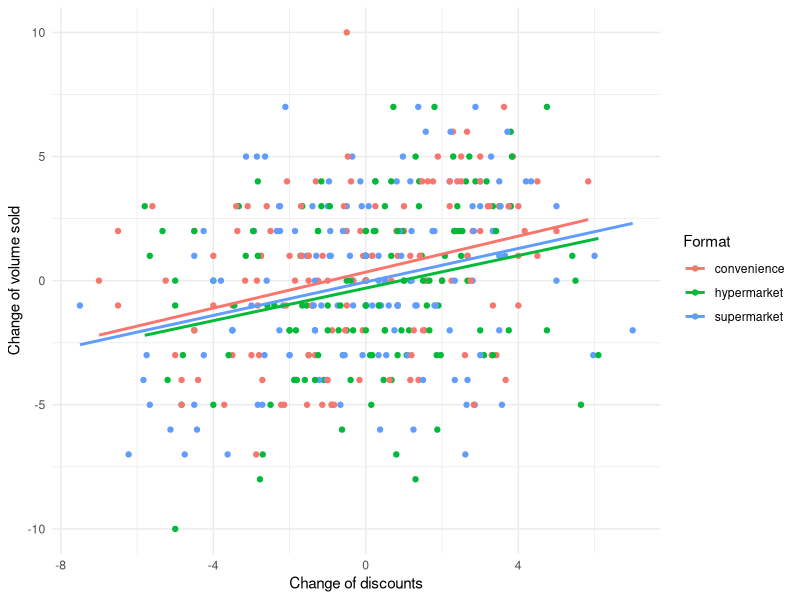
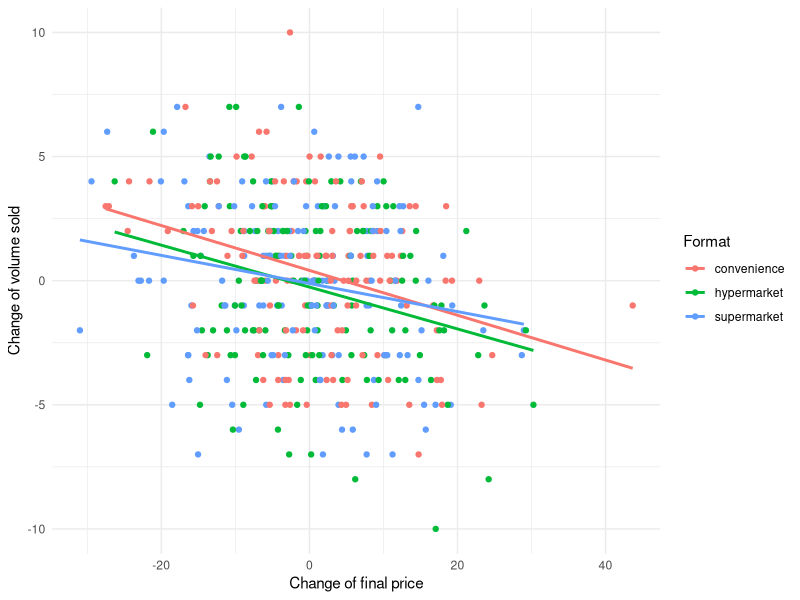
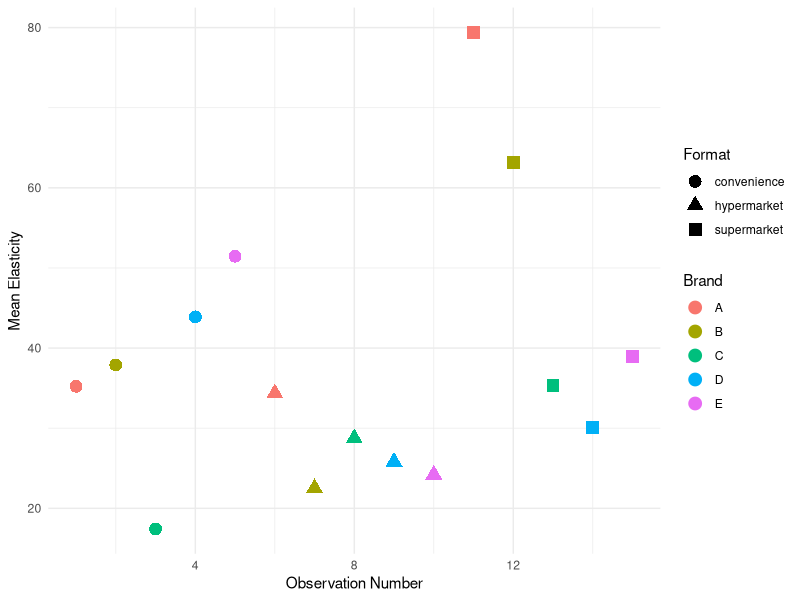

The R source for these figures, in order: (Note: this script raises an error after producing the figures.)
library(data.table) #for variable operationalization
library(ggplot2) #modelfree


df <- fread("../data/df.csv")

#Assuming we are interested in category z
df <- df[category == "z",]

#Generate (market-weighted average) brand variables
df[, finalspending := regprice - discount]
df[, regpriceperunit := regprice/quantity]
df[, finalpriceperunit := finalspending /quantity]
df[, discountperunit :=  discount/quantity]

# Calculate weekly sales by brand
weeklysalesbybrand <- df[, .(totalsales = sum(quantity), LL = .N), by = .(week_nr,holiday, brand, format)]
  #LL can be calculated by uniqueN(product_id) to count distinct product id

# Merge df_complete with weeklysalesbybrand and calculate weights
df_weightcalc <- merge(df, weeklysalesbybrand, by = c("week_nr","holiday", "brand", "format"))
df_weightcalc[, wp := quantity/totalsales]

# Calculate weighted averages
df_weightcalc[, avgregpriceperunit := regpriceperunit * wp]
df_weightcalc[, avgfinalprice := finalpriceperunit * wp]
df_weightcalc[, avgdiscount := discountperunit * wp]

# Aggregate by week_nr, brand, and format
df_bybrand <- df_weightcalc[, .(totalvolume = sum(quantity), 
                                totalvalue = sum(finalspending), 
                                LL = mean(LL), 
                                avgregprice = sum(avgregpriceperunit), 
                                avgfinalprice = sum(avgfinalprice), 
                                avgdiscount = sum(avgdiscount)), by = .(week_nr,holiday, brand, format)]

rm(weeklysalesbybrand,df_weightcalc)


df_bybrand[, depth := avgdiscount/avgregprice]

#Calculate (market-weighted average) related variables of competitors and lag variable
  #We need for loop to construct competitor of each brand, specify further
  distinctformat<-unique(as.factor(df_bybrand$format))
  distinctbrand<-unique(as.factor(df_bybrand$brand))
  distinctweek<-unique(as.factor(df_bybrand$week_nr))
  
  nbrand<-length(distinctbrand)
  nweek<-length(distinctweek)
  nformat <- length(distinctformat)
  
  #Set up function for calculate lag variable
  lag_1 <- function(x, k = 1) head(c(rep(NA, k), x), length(x))
  
  #Function for copula correction term  following Park and Gupta 2012 see more https://github.com/hannesdatta/marketingtools
  make_copula <- function(x) {
    if (length(unique(x)) == 1) return(as.numeric(rep(NA, length(x))))
    return(ifelse(ecdf(x)(x) == 1, qnorm(1 - .0000001), qnorm(ecdf(x)(x))))
  }
  
  
  #We calculate (market-weighted average) competitors info for each brand

  gen_comp_lag_format <- function(df_bybrand, distinctbrand, format, nbrand, nweek) {
    results_list <- list()
    
    for (i in 1:length(distinctbrand)) {
      # Creating a copy of the relevant subset of df_bybrand
      df_own = copy(df_bybrand[brand == distinctbrand[i] & format == format])
      df_competitor = df_bybrand[brand != distinctbrand[i] & format == format]
      
      # create copula to mitigate potential endogeneity by format and brand
      df_own[, `:=` (
        cop_avgregprice = make_copula(avgregprice),
        cop_avgdiscount = make_copula(avgdiscount),
        cop_avgfinalprice = make_copula(avgfinalprice)
      )]
      
      
      # Calculate weekly sales by competing brand
      weeklysalesbycompetingbrand = df_competitor[, .(totalmarketvolume = sum(totalvolume)), by = .(week_nr)]
      # Calculate competitor weight and weighted averages
      df_competitorweightcalc = df_competitor[weeklysalesbycompetingbrand, on = "week_nr"]
      df_competitorweightcalc[, wp := totalvolume / totalmarketvolume]
      df_competitorweightcalc[, `:=` (
        avgcompLL = LL * wp,
        avgcompregprice = avgregprice * wp,
        avgcompfinalprice = avgfinalprice * wp,
        avgcompdiscount = avgdiscount * wp
      )]
      
      # Summarize competitor info
      df_competitorinfo = df_competitorweightcalc[, .(
        avgcompLL = sum(avgcompLL),
        avgcompregprice = sum(avgcompregprice),
        avgcompfinalprice = sum(avgcompfinalprice),
        avgcompdiscount = sum(avgcompdiscount)
      ), by = .(week_nr)]
      
      # Merge with own brand data
      df_own = df_own[df_competitorinfo, on = "week_nr"]
      
      # Add lagged variables
      lag_vars = c("totalvolume", "totalvalue", "LL", "avgfinalprice", "avgregprice", "avgdiscount", "avgcompLL", "avgcompfinalprice", "avgcompregprice", "avgcompdiscount")
      for (var in lag_vars) {
        df_own[, (paste0(var, "1")) := shift(get(var), 1, type = "lag"), by = brand]
      }
      
      df_own <- na.omit(df_own)
      
      # Store the processed df_own in the results list
      results_list[[i]] <- df_own
    }
    
    # Combine all processed df_own into one data.table
    return(rbindlist(results_list, use.names = TRUE))
  }
  
  df_bybrand_formats <- gen_comp_lag_format(df_bybrand, distinctbrand, format, nbrand, nweek)
  
  # calculate first difference for estimation
  df_bybrand_formats[, `:=` (
    dtotalvolume = totalvolume - totalvolume1,
    davgfinalprice = avgfinalprice - avgfinalprice1,
    davgregprice  = avgregprice - avgregprice1,
    davgdiscount =avgdiscount - avgdiscount1,
    dLL = LL - LL1,
    davgcompLL = avgcompLL - avgcompLL1,
    davgcompfinalprice = avgcompfinalprice - avgcompfinalprice1,
    davgcompdiscount = avgcompdiscount - avgcompdiscount1
  )]

#Plot model-free
  ggplot(df_bybrand_formats[brand == "A",], aes(x = davgdiscount, y = dtotalvolume, color = format)) +
    geom_point() +
    geom_smooth(method = "lm", se = FALSE) +
    theme_minimal() +
    labs(x = "Change of discounts", y = "Change of volume sold", color = "Format")
  
  ggplot(df_bybrand_formats[brand == "A",], aes(x = davgfinalprice, y = dtotalvolume, color = format)) +
    geom_point() +
    geom_smooth(method = "lm", se = FALSE) +
    theme_minimal() +
    labs(x = "Change of final price", y = "Change of volume sold", color = "Format")

#Calculate Brand Level Factor  
  
  # Calculate weekly market by week
  weeklymarketbyweek <- df[, .(totalformatsales = sum(quantity), totalformatLL = .N), by = .(week_nr, format)]
  # Calculate weekly market share by brand
  weeklymarketsharebybrand <- df[, .(totalsales = sum(quantity)), by = .(week_nr, brand, format)]
  # Merge using data.table join
  weeklymarketsharemerge <- weeklymarketsharebybrand[weeklymarketbyweek, on = .(week_nr, format)]
  # Calculate brand market share format
  brandmarketshareformat <- weeklymarketsharemerge[, .(avgbrandweeksales = mean(totalsales), avgmarketshare = mean(totalsales / totalformatsales)), by = .(brand, format)]
  # Filter by brands with discounts
  df_bybrand_discount <- df_bybrand[avgdiscount > 0]
  # Calculate brand discount depth
  branddiscountdepth <- df_bybrand_discount[, .(avgbranddiscount = mean(avgdiscount), avgbranddiscountdepth = mean(avgdiscount / avgregprice)), by = .(brand, format)]
  
  # Filter by units with discounts
  df_discount <- df[discountperunit > 0]
  # Calculate LL discount
  LLdiscount <- df_discount[, .(LLdiscount = .N), by = .(week_nr, brand, format)]
  # Merge and calculate discount breadth
  LLdiscountmerge <- LLdiscount[df_bybrand_discount, on = .(week_nr, brand, format)]
  LLdiscountmerge[, discountbreadth := LLdiscount / LL]
  # Calculate brand discount breadth
  branddiscountbreadth <- LLdiscountmerge[, .(avgbranddiscountbreath = mean(discountbreadth)), by = .(brand, format)]
  # Filter for high discounts
  df_highdiscount <- df[discountperunit / regpriceperunit > 0.05]
  
  # Count high discounts
  counthighdiscount <- df_highdiscount[, .(SKUdiscount = .N), by = .(week_nr, brand, format)]
  counthighdiscount[, weekdisc := 1]
  
  # Calculate brand discount frequency
  branddiscountfrequency <- counthighdiscount[, .(frequency = sum(weekdisc)), by = .(brand, format)]
  
  # Merge to create brand characteristics
  brandcharacteristic <- merge(merge(merge(brandmarketshareformat, branddiscountdepth, by = c("format", "brand")), branddiscountbreadth, by = c("format", "brand")), branddiscountfrequency, by = c("format", "brand"))
  
  rm(weeklymarketsharebybrand, weeklymarketsharemerge, df_bybrand_discount, LLdiscount, LLdiscountmerge, df_highdiscount, counthighdiscount,brandmarketshareformat, branddiscountdepth,branddiscountbreadth,branddiscountfrequency)
  
  #Calculate Category Level Factor  

  # Calculate category depth
  categorydepth <- df_discount[, .(avgcatediscdept = mean(discountperunit/ regpriceperunit)), by = .(format)]
  
  # Calculate category deal
  categorydeal <- df_discount[, .(totaldiscvolume = sum(quantity)), by = .(week_nr, format)]
  
  # Calculate category total
  categorytotal <- df[, .(totalvolume = sum(quantity)), by = .(week_nr, format)]
  
  # Calculate category proportion using data.table join
  categoryproportion <- categorytotal[categorydeal, on = .(format, week_nr)]
  #categoryproportion[, totaldiscvolume := fcoalesce(totaldiscvolume, 0)] in case there is NA
  
  # Calculate category proportion format
  categoryproportionformat <- categoryproportion[, .(averagedealprop = mean(totaldiscvolume / totalvolume)), by = .(format)]
  
  # Calculate category breadth week
  categorybreadthweek <- df_discount[, .(Ncatediscount = .N), by = .(week_nr, format)]
  
  # Merge and calculate category breadth using data.table join
  categorybreadthweekmerge <- categorybreadthweek[weeklymarketbyweek, on = .(week_nr, format)]
  categorybreadth <- categorybreadthweekmerge[, .(avgcatediscbreath = mean(Ncatediscount / totalformatLL)), by = .(format)]
  
  # Calculate category competition structure
  categorycompstructure <- brandcharacteristic[, .(varmarketshare = var(avgmarketshare)), by = .(format)]
  
  # Combine all category characteristics
  categorycharacteristic <- Reduce(function(x, y) merge(x, y, by = "format"), list(categorydepth, categorybreadth, categoryproportionformat, categorycompstructure))
  
  # Optionally, remove intermediate variables
  rm(weeklymarketbyweek,categorydeal, categorytotal, categoryproportion, categoryproportionformat, categorydepth, categorybreadthweek, categorybreadthweekmerge, categorybreadth, categorycompstructure, df, df_bybrand,df_discount)


#Run analysis by format
  # Function to perform linear regression and extract coefficients
  MM_lm <- function(df, selected_brand, selected_format) {
    lm_model <- lm(dtotalvolume ~ dLL + davgregprice + davgdiscount + davgcompLL + 
                     davgcompfinalprice + davgcompdiscount + totalvolume1 + LL1 +
                     avgregprice1 + avgdiscount1 + holiday + cop_avgregprice + cop_avgdiscount, 
                   data = df[brand == selected_brand & format == selected_format])
    
    coeffs <- summary(lm_model)$coefficients
    data.table(brand = selected_brand, format = selected_format, 
               Short_Coef_Discount = coeffs["davgdiscount", 1], 
               Short_Std_Discount = coeffs["davgdiscount", 2], 
               Long_Coef_Discount = coeffs["avgdiscount1", 1], 
               Long_Std_Discount = coeffs["avgdiscount1", 2])
  }
  
  # Initialize an empty data.table
  df_linear_withdiscount <- data.table(brand = character(), format = character(), 
                                       Short_Coef_Discount = numeric(), 
                                       Short_Std_Discount = numeric(), 
                                       Long_Coef_Discount = numeric(), 
                                       Long_Std_Discount = numeric())
  
  # Loop through each brand and format
  for (brand in distinctbrand) {
    for (format in distinctformat) {
      df_linear_withdiscount <- rbindlist(list(df_linear_withdiscount, MM_lm(df_bybrand_formats, brand, format)), use.names = TRUE)
    }
  }

#calculate elasticities short term effect by normalizing with brand sales
  df_elasticities <- df_linear_withdiscount[brandcharacteristic, on = .(brand, format)]
  
  df_elasticities[, `:=` (
    meanelasticity = `Short_Coef_Discount` * (avgbranddiscount / avgbrandweeksales) * 100,
    sdelasticity = `Short_Std_Discount` * (avgbranddiscount / avgbrandweeksales) * 100
  )]
  

#Merge with category characteristics
  #We will finally obtain data from first-stage
  df_firststage <- df_elasticities[categorycharacteristic, on = "format"]
  
  # Create a scatter plot for results
  df_firststage[, observation := .I]
  ggplot(df_firststage, aes(x = observation, y = meanelasticity, color = brand, shape = format)) +
    geom_point(size = 4) +
    theme_minimal() +
    labs(x = "Observation Number", y = "Mean Elasticity", color = "Brand", shape = "Format")
  
  

#generate output for category z
  write.csv(df_firststage,'../gen/df_firststage.csv')
